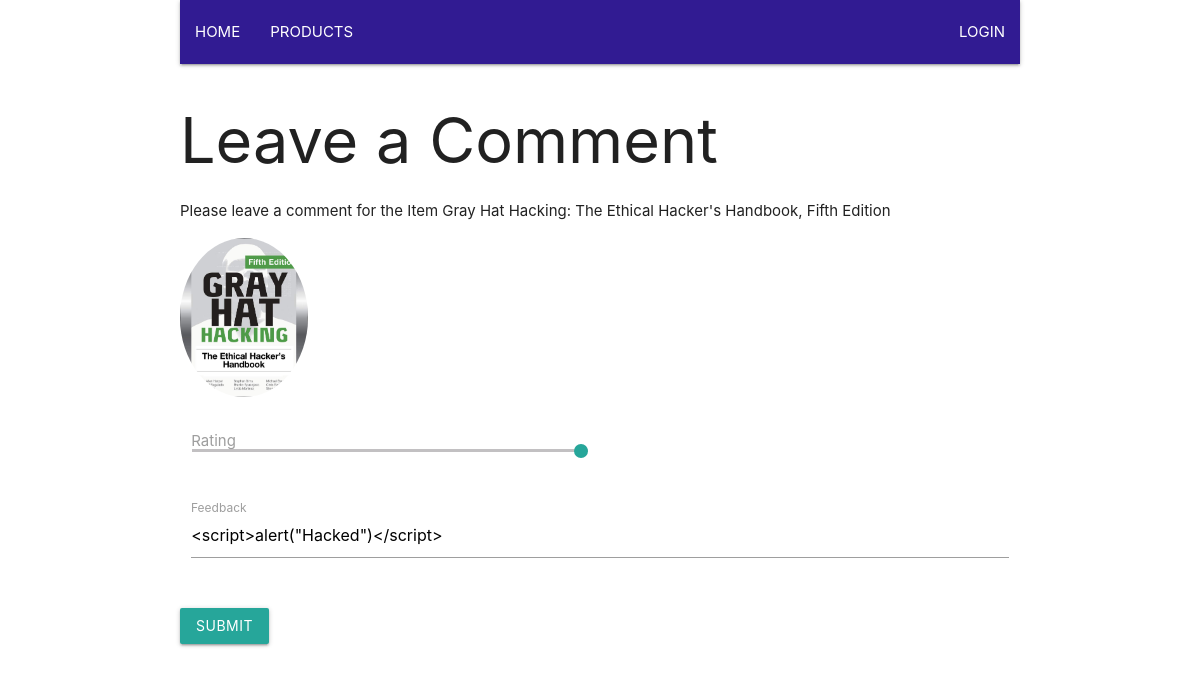
The page /review/2/3 on the database its author committed.
### tables this page shows
CREATE TABLE product (
   id INTEGER PRIMARY KEY,
   name TEXT NOT NULL,
   description TEXT NOT NULL,
   price REAL,
   image TEXT
   );

CREATE TABLE review (
  id INTEGER PRIMARY KEY,
  userID INTEGER NOT NULL,
  productID INTEGER NOT NULL,
  stars INTEGER,
  review TEXT,
  FOREIGN KEY (userID)
       REFERENCES user (id),

  FOREIGN KEY (productID)
       REFERENCES product (id) 
  );

### app/views.py (the view, shortened to what this page needs)
@app.route("/review/<userId>/<itemId>", methods=["GET", "POST"])
def reviewItem(userId, itemId):
    theQry = f"SELECT * FROM product WHERE id = {itemId};"
    item = query_db(theQry, one=True)
    theQry = f"SELECT * FROM review WHERE userID = {userId} AND productID = {itemId};"
    review = query_db(theQry, one=True)
    app.logger.debug("Review Exists %s", review)
    return flask.render_template("reviewItem.html",
                                 item = item,
                                 review = review,
                                 )

### app/meta.py (called while the page is built)
def make_dicts(cursor, row):
    return dict((cursor.description[idx][0], value)
                for idx, value in enumerate(row))

def get_db():
    db = getattr(g, '_database', None)
    if db is None:
        db = g._database = sqlite3.connect(DATABASE)
    db.row_factory = make_dicts
    return db

def query_db(query, args=(), one=False):
    cur = get_db().execute(query, args)
    rv = cur.fetchall()
    cur.close()
    return (rv[0] if rv else None) if one else rv

@app.teardown_appcontext
def close_connection(exception):
    db = getattr(g, '_database', None)
    if db is not None:
        db.close()

### app/templates/reviewItem.html (shortened to what this page needs)
{% extends "base.html" %}
{% block content %}
  <h1>Leave a Comment</h1>
<p> Please leave a comment for the Item {{ item.name }}</p>
<img src="{{ url_for('serve_image', name=item.image)}}" alt="" class="circle" width="128">
  <form method="POST">
    <div class="row">
      <div class="input-field col s6">
	<p class="range-field">
	  <input type="range" id="rating" name="rating" min="0" max="5" value="{{review.stars}}"/>
	</p>
        <label for="rating">Rating</label>
      </div>
    <div class="row">
      <div class="input-field col s12">
        <textarea id="textarea1" name="review" class="materialize-textarea" rows=10>{{review.review}}</textarea>
        <label for="textarea1">Feedback</label>
      </div>
    </div>
    <button class="waves-effect waves-light btn">Submit</button>
  </form>
{% endblock content %}

### rows shown on the page
product: name "Gray Hat Hacking: The Ethical Hacker's Handbook, Fifth Edition", image (picture)
review: rating "5", review "<script>alert(\"Hacked\")</script>"
